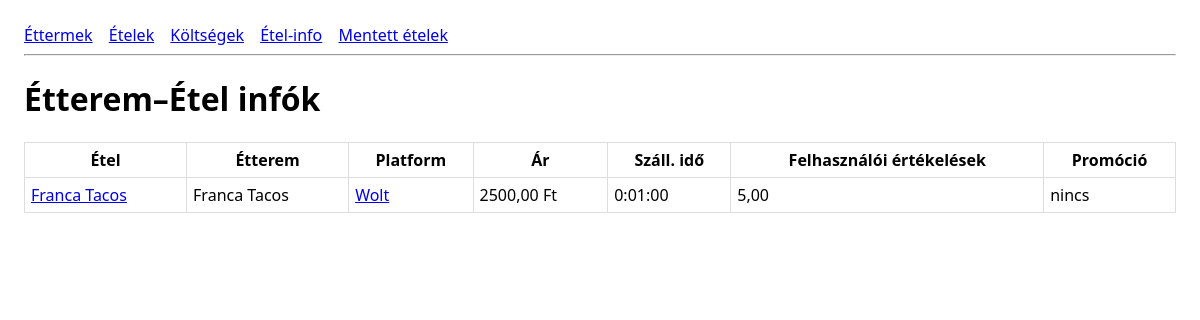
The page /info/ on the database as committed earlier.
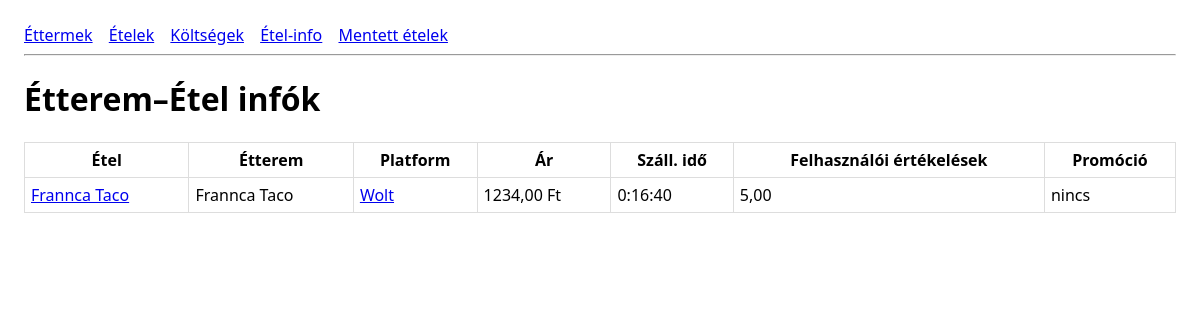
The same page on the database as committed later.
### compare/models.py (models this page shows, shortened)
class EtteremEtelInfo(models.Model):
    etel = models.ForeignKey("catalog.Etel", on_delete=models.CASCADE, related_name="etterem_info", verbose_name="Étel")
    etterem = models.ForeignKey("catalog.Etterem", on_delete=models.CASCADE, related_name="etel_info", verbose_name="Étterem")
    ar = models.DecimalField("Ár (HUF)", max_digits=10, decimal_places=2)
    szallitas_ido = models.DurationField("Szállítási idő", null=True, blank=True)
    felhaszn_ertekelesek = models.DecimalField("Felhasználói értékelések (átlag)", max_digits=3, decimal_places=2, null=True, blank=True)
    promocio = models.CharField("Promóció", max_length=255, blank=True)
    class Meta:
        verbose_name="Étterem–Étel információ"; verbose_name_plural="Étterem–Étel információk"
        unique_together=("etel","etterem")
        indexes=[models.Index(fields=["etel"]), models.Index(fields=["etterem"])]

### catalog/models.py (models this page shows, shortened)
class Etel(models.Model):
    nev = models.CharField(max_length=150)
    leiras = models.TextField(blank=True)
    kategoria = models.CharField(max_length=50, blank=True)
    kep_url = models.URLField(blank=True)

class Etterem(models.Model):
    nev = models.CharField(max_length=150)
    cim = models.CharField(max_length=250, blank=True)
    platform = models.CharField(max_length=20, choices=PLATFORMOK, default="egyeb")
    platform_logo_url = models.URLField(blank=True)
    platform_url = models.URLField(blank=True)
    def get_platform_url(self) -> str:
        if self.platform_url:
            return self.platform_url
        defaults = {
            "wolt": "https://wolt.com",
            "foodora": "https://www.foodora.hu",
            "bolt": "https://bolt.eu/hu",
            "egyeb": "#",
        }
        return defaults.get(self.platform, "#")

### compare/views.py (the view)
# urls.py: path("info/", views.InfoListView.as_view(), name="info_list"),
class InfoListView(ListView):
    model = EtteremEtelInfo
    template_name = "compare/info_list.html"
    paginate_by = 20
    def get_queryset(self):
        qs = super().get_queryset().select_related("etel", "etterem")
        etel_id = self.request.GET.get("etel")
        if etel_id:
            qs = qs.filter(etel_id=etel_id)
        return qs.order_by("ar")

### templates/compare/info_list.html (shortened to what this page needs)
{% extends "_base.html" %}
{% block content %}
{% if request.GET.etel and object_list %}
  <h1>Ajánlatok ehhez: {{ object_list.0.etel.nev }}</h1>
{% else %}
  <h1>Étterem–Étel infók</h1>
{% endif %}
<table>
  <tr>
    <th>Étel</th>
    <th>Étterem</th>
    <th>Platform</th>
    <th>Ár</th>
    <th>Száll. idő</th>
    <th>Felhasználói értékelések</th>
    <th>Promóció</th>
  </tr>
  {% for o in object_list %}
    <tr>
      <td><a href="{% url 'compare:info_detail' o.pk %}">{{ o.etel.nev }}</a></td>
      <td>{{ o.etterem.nev }}</td>
      <td>
        {% if o.etterem.get_platform_url %}
          <a href="{{ o.etterem.get_platform_url }}" target="_blank" rel="noopener">
            {{ o.etterem.get_platform_display }}
          </a>
        {% else %}
          {{ o.etterem.get_platform_display }}
        {% endif %}
      </td>
      <td>{{ o.ar }} Ft</td>
      <td>{{ o.szallitas_ido }}</td>
      <td>{{ o.felhaszn_ertekelesek|default:"–" }}</td>
      <td>{{ o.promocio|default:"–" }}</td>
    </tr>
  {% empty %}
    <tr>
      <td colspan="{% if user.is_authenticated and user.is_staff %}8{% else %}7{% endif %}">
        Nincs adat.
      </td>
    </tr>
  {% endfor %}
</table>
{% endblock %}

### templates/_base.html (shortened to what this page needs)
<!doctype html>
<html lang="hu">
<head>
</head>
<body>
  <nav>
    <a href="/etterem/">Éttermek</a>
    <a href="/etel/">Ételek</a>
    <a href="/koltseg/">Költségek</a>
    <a href="/info/">Étel-info</a>
    <a href="/mentett-etelek/">Mentett ételek</a>
  </nav>
  <hr>
  {% block content %}{% endblock %}
</body>
</html>

### templates/_base.html (style rules this page uses)
body { font-family:system-ui,Segoe UI,Arial;margin:24px }
nav a { margin-right:12px }
table { border-collapse:collapse;width:100% }
th,td { border:1px solid #ddd;padding:6px }

Rows that differ between the two databases and show on the page:
changed EtteremEtelInfo "nincs": etel.nev "Franca Tacos" → "Frannca Taco"; etterem.nev "Franca Tacos" → "Frannca Taco"; ar "2500,00" → "1234,00"; szallitas_ido "0:01:00" → "0:16:40"
